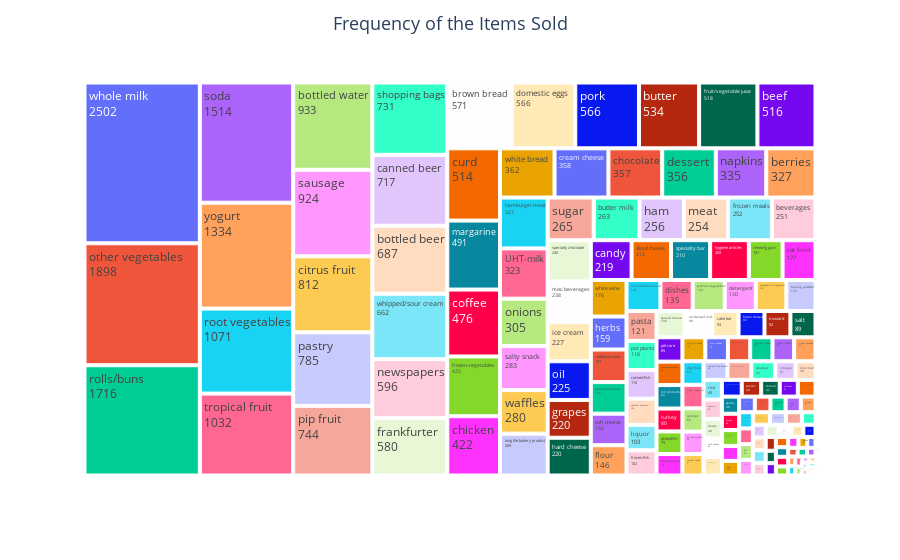

This figure's notebook cell:
### Code cell
#TreeMap for Frequency of the items sold

Frequency_of_items = df.groupby(pd.Grouper(key='itemDescription')).size().reset_index(name='count')
fig = px.treemap(Frequency_of_items, path=['itemDescription'], values='count')

fig.update_layout(title_text='Frequency of the Items Sold', title_x=0.5, title_font=dict(size=18))

fig.update_traces(textinfo="label+value")
fig.show()

### Figure 1 — Plotly figure (JSON) as saved in the notebook; plotly's stock layout.template omitted (floating-point values rounded to 4 significant figures; data arrays with more than 128 entries replaced by an {"elided": "..."} marker saying what was removed)
{"data": [{"branchvalues": "total", "domain": {"x": [0, 1], "y": [0, 1]}, "hovertemplate": "labels=%{label}<br>count=%{value}<br>parent=%{parent}<br>id=%{id}<extra></extra>", "ids": {"elided": "167 str values"}, "labels": {"elided": "167 str values"}, "name": "", "parents": {"elided": "167 str values"}, "textinfo": "label+value", "type": "treemap", "values": {"elided": "167 int values"}}], "layout": {"legend": {"tracegroupgap": 0}, "margin": {"t": 60}, "title": {"font": {"size": 18}, "text": "Frequency of the Items Sold", "x": 0.5}}}
